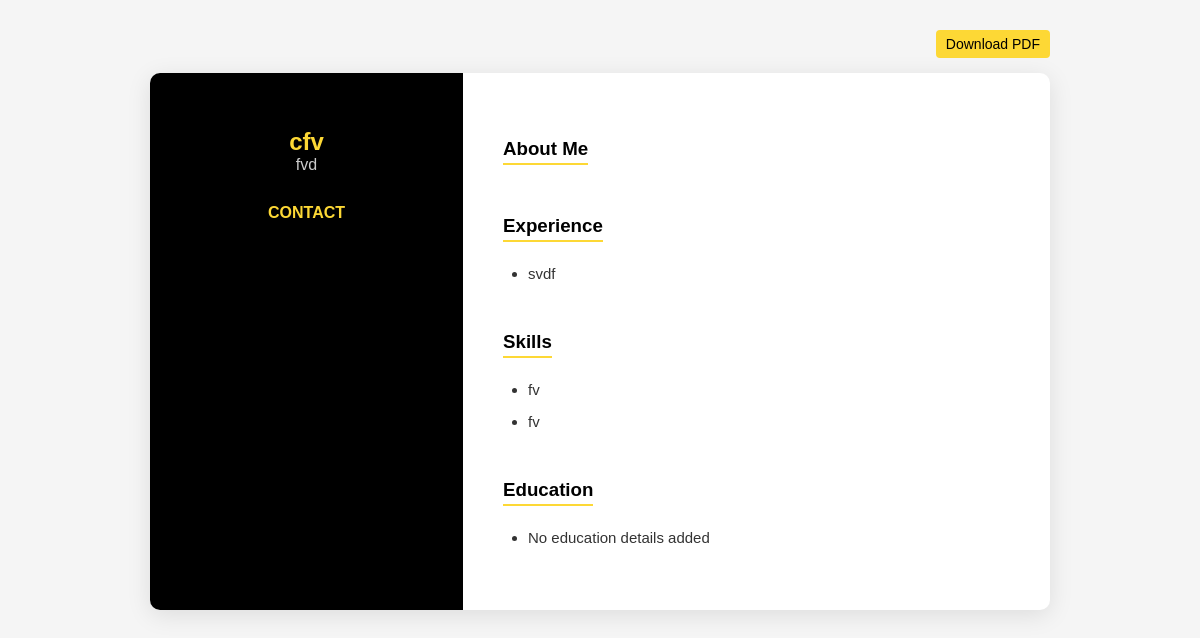
Page /resume2/4/ on the committed database.
### resume/models.py (models this page shows, shortened)
class Resume2(models.Model):
    user = models.ForeignKey(User, on_delete=models.CASCADE)
    full_name = models.CharField(max_length=100)
    job_title = models.CharField(max_length=100)
    phone = models.CharField(max_length=20)
    email = models.EmailField()
    about_me = models.TextField(blank=True)
    work_experience = models.TextField(blank=True, default="")
    skills = models.TextField(blank=True, help_text="Comma or line-separated")
    education = models.TextField(blank=True, help_text="One entry per line")
    profile_photo = models.ImageField(upload_to='profile_photos/', blank=True, null=True)
    template_type = models.CharField(max_length=10, default='Resume2')

### resume/views.py (the view)
# urls.py: path('resume2/<int:resume_id>/', views.resume_display2, name='resume_display2'),
def resume_display2(request, resume_id):
    resume = get_object_or_404(Resume2, id=resume_id)
    def to_list(text):
        if not text:
            return []
        items = []
        for item in text.replace('\r', '').replace(',', '\n').splitlines():
            item = item.strip()
            if item:
                items.append(item)
        return items
    experience_list = to_list(getattr(resume, 'work_experience', '') or '')
    skills_list = to_list(getattr(resume, 'skills', '') or '')
    education_list = to_list(getattr(resume, 'education', '') or '')
    context = {
        'resume': resume,
        'experience_list': experience_list,
        'skills_list': skills_list,
        'education_list': education_list,
    }
    return render(request, 'resume/resume_display2.html', context)

### resume/templates/resume/resume_display2.html (shortened to what this page needs)
<!DOCTYPE html>
<html lang="en">
<head>
</head>
<body>
  <div class="download-container">
    <a href="{% url 'download_resume_pdf2' resume.id %}" class="download">Download PDF</a>
  </div>
  <div class="resume-wrapper">
    <div class="left">
      <div class="name">{{ resume.full_name }}</div>
      <div class="job">{{ resume.job_title }}</div>
      <div class="contact">
        <h3>Contact</h3>
        <p>{{ resume.phone }}<br>{{ resume.email }}</p>
      </div>
    </div>
    <div class="right">
      <h3 class="section-title">About Me</h3>
     <h3 class="section-title">Experience</h3>
<ul>
  {% if experience_list %}
    {% for exp in experience_list %}
      <li>{{ exp }}</li>
    {% endfor %}
  {% else %}
    <li>No experience added</li>
  {% endif %}
</ul>
<h3 class="section-title">Skills</h3>
<ul>
  {% if skills_list %}
    {% for skill in skills_list %}
      <li>{{ skill }}</li>
    {% endfor %}
  {% else %}
    <li>No skills added</li>
  {% endif %}
</ul>
<h3 class="section-title">Education</h3>
<ul>
  {% if education_list %}
    {% for edu in education_list %}
      <li>{{ edu }}</li>
    {% endfor %}
  {% else %}
    <li>No education details added</li>
  {% endif %}
</ul>
    </div>
  </div>
</body>
</html>

### resume/templates/resume/resume_display2.html (style rules this page uses)
body { margin: 0; font-family: 'Poppins', sans-serif; background: #f5f5f5; display: flex; flex-direction: column; align-items: center; padding: 30px 0; }
.download-container { width: 900px; display: flex; justify-content: flex-end; margin-bottom: 15px; }
.download { background: #fdd835; color: #000; font-weight: 500; font-size: 14px; padding: 6px 10px; border-radius: 4px; text-decoration: none; transition: 0.3s; }
.resume-wrapper { width: 900px; background: #fff; box-shadow: 0 5px 25px rgba(0,0,0,0.1); display: flex; border-radius: 10px; overflow: hidden; }
.left { width: 35%; background: #000; color: #fff; padding: 40px 20px; text-align: center; }
.name { color: #fdd835; font-size: 24px; margin-top: 15px; font-weight: 600; }
.job { font-size: 16px; color: #ccc; margin-bottom: 30px; }
.contact h3 { color: #fdd835; font-size: 16px; margin-bottom: 8px; text-transform: uppercase; }
.contact p { font-size: 14px; line-height: 1.5; }
.right { width: 65%; padding: 40px 40px; }
.section-title { color: #000; font-weight: 700; border-bottom: 2px solid #fdd835; display: inline-block; margin-bottom: 10px; margin-top: 25px; padding-bottom: 3px; }
ul { list-style-type: disc; padding-left: 25px; margin: 10px 0 20px 0; }
li { margin-bottom: 8px; line-height: 1.6; font-size: 15px; color: #333; }
p { font-size: 15px; line-height: 1.6; color: #444; margin-bottom: 10px; }

### rows in the picture
Resume2: full_name "cfv", job_title "fvd", experience_list "svdf"

### other values in the picture
{{ skill }} "fv" "fv"
